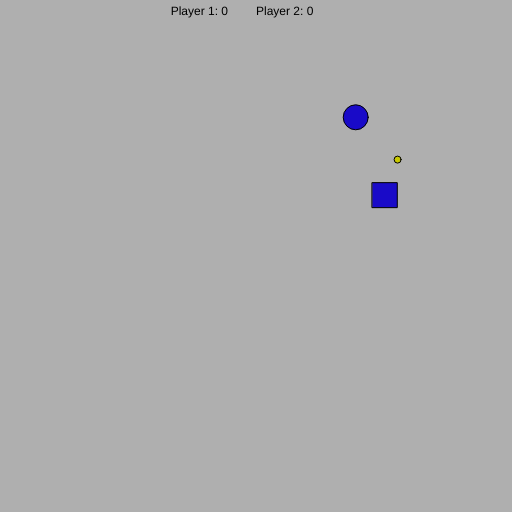
Frame 1 (no input)
Frame 60 (no input): identical to frame 1, image omitted
Frame 120 (the mouse pressed at the canvas centre since frame 60): identical to frame 1, image omitted

The p5.js sketch that drew this single still picture (run headless with seeded random() and noise() and a simulated clock; from frame 60 on, the mouse is pressed at the canvas centre):

// p5.js sketch
// ── sketch.js
let s = "Player 1: ";
let k = "Player 2: ";
let a = 0;
let b = 0;
let c = 1;

function setup() {
  createCanvas(512, 512);
  x = random(20, 490);
  y = random(20,490);
  x1 = random(20,490);
  y1 = random(20, 490);
  x2 = random(20, 490);
  y2 = random(20, 490);
}

function draw() {
  background(175);
  fill(0);
  text(s+a,width/3,15);
  text(k+b,width/2,15);
  
  fill(25, 10, 200);
  if (x > 512) {
    x = 0;
  }
  if (x < 0) {
    x = 512
  }
  if (y > 512) {
    y = 0;
  }
  if (y < 0) {
    y = 512;
  }
  if (keyIsDown(LEFT_ARROW)) {
    x -= 5;
  }

  if (keyIsDown(RIGHT_ARROW)) {
    x += 5;
  }

  if (keyIsDown(UP_ARROW)) {
    y -= 5;
  }

  if (keyIsDown(DOWN_ARROW)) {
    y += 5;
  }

  ellipse(x, y, 25, 25);
  

  if (x1 > 512) {
    x1 = 0;
  }
  if (x1 < 0) {
    x1 = 512
  }
  if (y1 > 512) {
    y1 = 0;
  }
  if (y1 < 0) {
    y1 = 512;
  }
  if (keyIsDown(65)) {
    x1 -= 5;
  }

  if (keyIsDown(68)) {
    x1 += 5;
  }

  if(keyIsDown(87)) {
    y1 -= 5;
  }

  if(keyIsDown(83)) {
    y1 += 5;
  }
  rect(x1, y1, 25, 25);
  fill(200, 200, 0);

  circle(x2,y2,7,7)
  fill(200,50,50);

  distance1 = ((x-x2)**2+(y-y2)**2)**0.5;
  distance2 = ((x1-x2)**2+(y1-y2)**2)**0.5;
  //collision check
  if(distance1<25){
    x2 = random(20, 490);
    y2 = random(20, 490);
    fill(200,200,30);
    circle(x2,y2,7);
    a+=c
  }

  if(distance2<25){
    x2 = random(20,490);
    y2 = random(20,490);
    fill(200,200,30);
    circle(x2,y2,7);
    b+=c
  }
}
